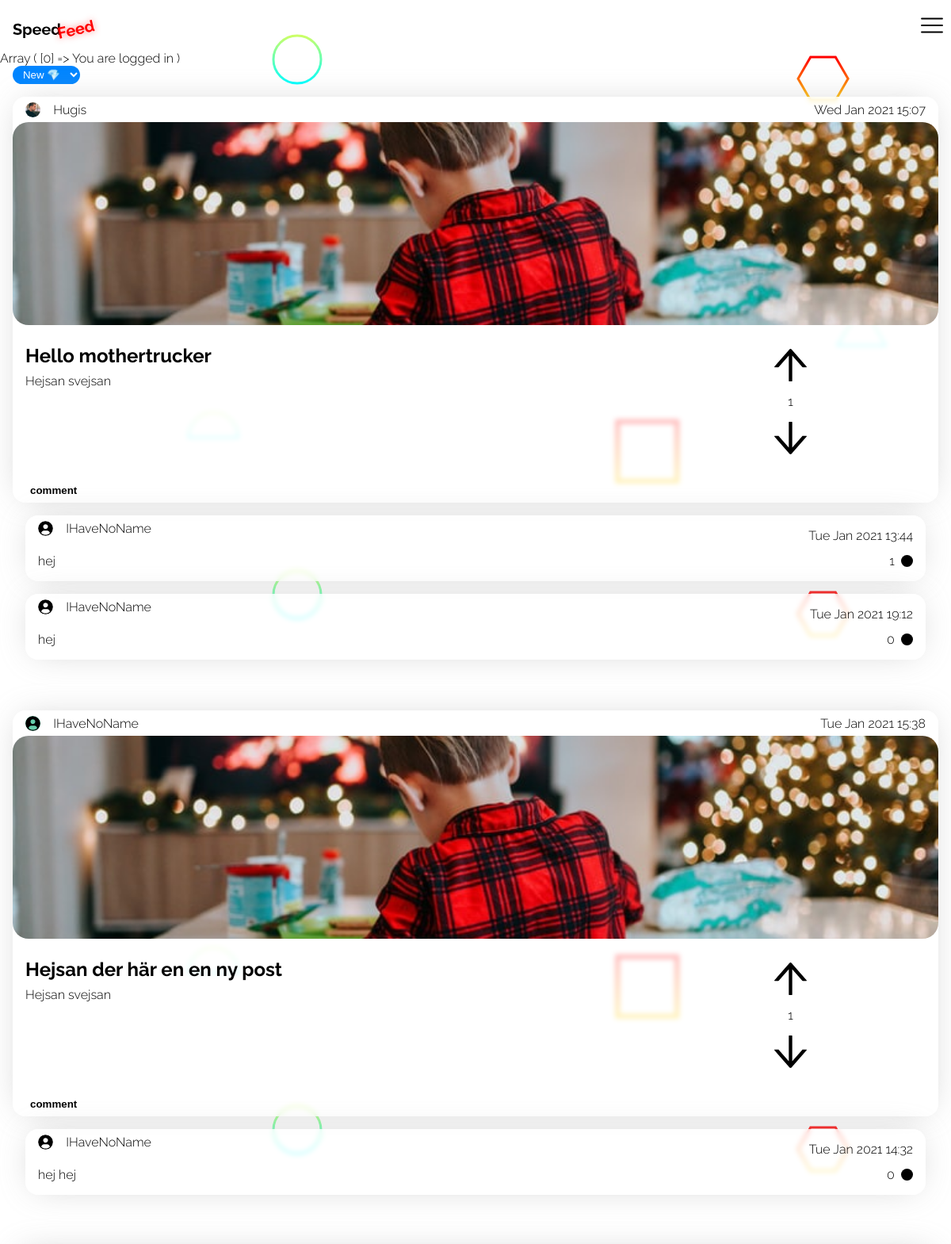
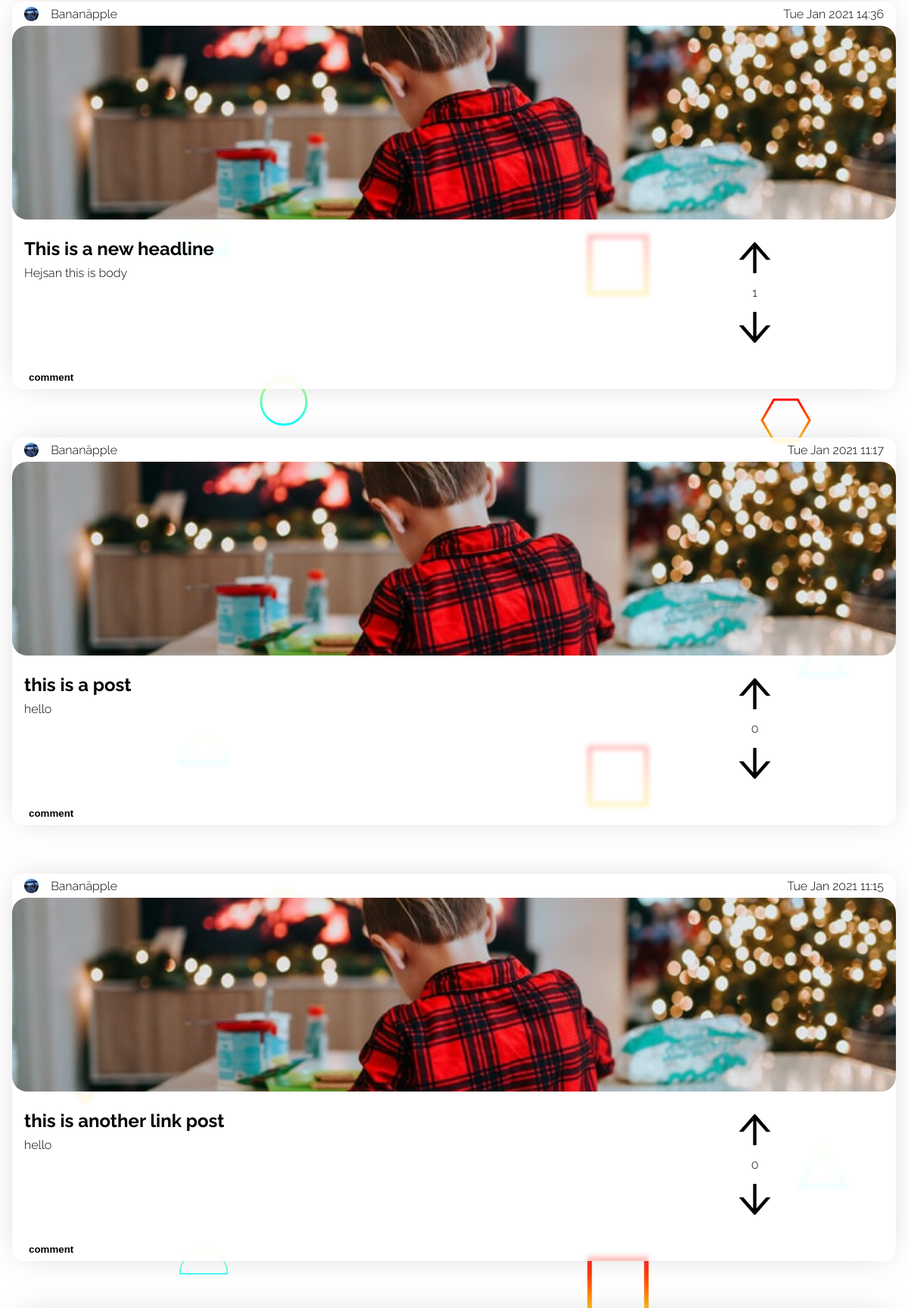
/views/index.php (signed in, upper part), run on the app's committed database (2 pictures, top to bottom).
### tables this page shows
CREATE TABLE "Users" ("id" integer,"name" varchar,"email" varchar,"avatar_path" varchar,"password_hash" varchar,"bio" text, "sort_by" varchar, PRIMARY KEY (id));

CREATE TABLE "Posts" ("id" integer,"user_id" int,"header" varchar,"body" text,"date" int, "color" varchar, "upDown" int, "link" varchar, PRIMARY KEY (id));

CREATE TABLE "Comments" ("id" integer,"user_id" int,"post_id" int,"body" text, "date" int, PRIMARY KEY (id));

### functions.php (called while the page is built, shortened)
<?php
function logMessage()
{
    $errorArray = [];
    if (count($_SESSION['message']) > 0) {
        foreach (($_SESSION['message']) as $message) {
            if ($message['type'] !== 3) {
                $errorArray[] = $message['message'];
            } else {
                $errorArray = [];
            }
        }
        if (count($errorArray) > 0) {
            print_r($errorArray);
        }
    }
}
function existUpvote($db, $commentid, $userid)
{
    $query = 'SELECT * FROM comment_likes WHERE comment_id = :comment_id AND user_id = :user_id';
    $statement = $db->prepare($query);
    $statement->bindParam(':comment_id', $commentid, PDO::PARAM_INT);
    $statement->bindParam(':user_id', $userid, PDO::PARAM_INT);
    $statement->execute();
    $upvote = $statement->fetch(PDO::FETCH_ASSOC);
    if ($upvote) {
        return true;
    } else {
        return false;
    }
}
function getUpvotes($db, $id): int
{
    $query = 'SELECT COUNT(*) FROM comment_likes WHERE comment_id = :comment_id';
    $statement = $db->prepare($query);
    $statement->bindParam(':comment_id', $id, PDO::PARAM_INT);
    $statement->execute();
    $upvotes = $statement->fetch(PDO::FETCH_ASSOC);
    return (int) $upvotes["COUNT(*)"];
}

### views/index.php (the view, shortened to what this page needs)
<?php
require('header.php');
require('../functions.php');
$db = new PDO('sqlite:../hacker_news_database.sqlite3');
if (isset($_SESSION['user'])) {
    $userId = $_SESSION['user']['id'];
    $stmt = $db->prepare("SELECT sort_by FROM Users where id = :userId");
    $stmt->bindParam(':userId', $userId);
    $stmt->execute();
    $data = $stmt->fetch(PDO::FETCH_ASSOC);
    $sort_by = $data['sort_by'];
} else {
    if (isset($_SESSION['sort'])) {
        $sort_by = $_SESSION['sort'];
    } else {
        $sort_by = 'new';
    }
}
if ($sort_by === 'new') {
    $result = $db->query("SELECT * FROM Posts ORDER BY \"date\" DESC LIMIT 30");
} else if ($sort_by === 'mostupvoted') {
    $result = $db->query("SELECT id, user_id, header, body, date, link, ifnull((select sum(up_down) from likes where posts.id=likes.post_id), 0) AS antallikes FROM Posts ORDER BY antallikes DESC LIMIT 30");
}
$posts = $result->fetchAll(PDO::FETCH_ASSOC);
?>
<body>
    <?php require('./nav.php') ?>
    <select class="sort-by" name="sort" id="">
        <option <?php if ($sort_by === 'new') {
                    echo 'selected';
                } ?>value="new">New 💎</option>
    </select>
    <?php foreach ($posts as $post) : ?>
        <?php
        $postId = $post['id'];
        $upvoteImage = '/images/upvote.svg';
        $downvoteImage = '/images/downvote.svg';
        if (isset($_SESSION['user'])) {
            $hasLikedResult = $db->query("SELECT * FROM Likes WHERE post_id = $postId AND user_id = $userId AND up_down = 1");
            $hasLikedData = $hasLikedResult->fetch(PDO::FETCH_ASSOC);
            if (isset($hasLikedData['id'])) {
                $hasLiked = true;
                $upvoteImage = '/images/upvoteActive.svg';
            } else {
                $hasLiked = false;
                $upvoteImage = '/images/upvote.svg';
            }
            $hasDislikedResult = $db->query("SELECT id FROM Likes WHERE post_id = $postId AND user_id = $userId AND up_down = -1");
            $hasDislikedData = $hasDislikedResult->fetch(PDO::FETCH_ASSOC);
            if (isset($hasDislikedData['id'])) {
                $hasDisliked = true;
                $downvoteImage = '/images/downvoteActive.svg';
            } else {
                $hasDisliked = false;
                $downvoteImage = '/images/downvote.svg';
            }
        }
        $commentResult = $db->query("SELECT * FROM Comments WHERE post_id = $postId");
        $comments = $commentResult->fetchAll(PDO::FETCH_ASSOC);
        $likesResult = $db->query("SELECT COUNT(user_id) AS 'likes' FROM Likes WHERE post_id = $postId AND up_down = 1");
        $likes = $likesResult->fetch(PDO::FETCH_ASSOC)['likes'];
        $dislikeResult = $db->query("SELECT COUNT(user_id) AS 'dislikes' FROM Likes WHERE post_id = $postId AND up_down = -1");
        $dislikes = $dislikeResult->fetch(PDO::FETCH_ASSOC)['dislikes'];
        $LikesSum = $likes - $dislikes;
        $postUserId = $post['user_id'];
        $result = $db->query("SELECT * FROM Users WHERE id = $postUserId");
        $user = $result->fetch(PDO::FETCH_ASSOC);
        isset($user['avatar_path']) ? $avatarPath = $user['avatar_path'] : $avatarPath = '/Account/uploads/default.svg';
        if (isset($user['name'])) {
            $userName = $user['name'];
        } else {
            $userName = 'IHaveNoName';
        }
        ?>
        <div data-postId="<?= $postId ?>" class="post id<?= $postId ?> post-group<?= $postId ?>">
            <div class="date-section">
                <div class="left">
                    <img src=<?= $avatarPath ?> alt="">
                    <p class="name"><?= $userName ?></p>
                </div>
                <div class="right">
                    <p class="date"><?= date('D M Y H:i', $post['date']) ?></p>
                </div>
            </div>
            <a href="<?= $post['link'] ?>">
                <div class="image-section">
                    <img src="/images/photo-1609050470947-f35aa6071497.jpeg" alt="">
                </div>
            </a>
            <div class="text-section">
                <div class="text-section-text">
                    <h2><?= $post['header'] ?></h2>
                    <p><?= $post['body'] ?></p>
                </div>
                <div class="text-section-vote" data-post="<?= $post['id'] ?>">
                    <div class="upvote-section img-container">
                        <img class="upvote <?= $hasLiked ? 'upvote-active' : 'upvoteInactive' ?>" src="<?= $upvoteImage ?>" alt="">
                    </div>
                    <p><?= $LikesSum ?></p>
                    <div class="downvote-section img-container">
                        <img class="downvote <?= $hasDisliked ? 'downvote-active' : 'downvoteInactive' ?>" src="<?= $downvoteImage ?>" alt="">
                    </div>
                </div>
            </div>
            <div class="bottom-section">
                <div class="left">
                    <button class="post-coment-button">comment</button>
                </div>
            </div>
        </div>
        <?php foreach ($comments as $comment) : ?>
            <?php
            $commenter_id = $comment['user_id'];
            $result = $db->query("SELECT name FROM Users WHERE id = $commenter_id");
            $data = $result->fetch(PDO::FETCH_ASSOC);
            $commenter_name = $data['name'];
            $commentId = $comment['id'];
            $commenterId = $comment['user_id'];
            $result = $db->query("SELECT * FROM Users WHERE id = $commenterId");
            $commenter = $result->fetch(PDO::FETCH_ASSOC);
            $commentImageURL = $commenter['avatar_path'];
            isset($commenter['avatar_path']) ? $commentImageURL = $commenter['avatar_path'] : $commentImageURL = '/Account/uploads/default.svg';
            if (isset($commenter['name'])) {
                $commenter_name = $commenter['name'];
            } else {
                $commenter_name = 'IHaveNoName';
            }
            ?>
            <div data-postId="<?= $postId ?>" data-id="<?= $commentId ?>" class="comment post<?= $postId ?> post-group<?= $postId ?> comment-id<?= $commentId ?>">
                <div class="upper">
                    <div class="left">
                        <img src=<?= $commentImageURL ?> alt="">
                        <p class="name"><?= $commenter_name ?></p>
                    </div>
                    <div class="right">
                        <p class="date"><?= date('D M Y H:i', $comment['date']) ?></p>
                    </div>
                </div>
                <div class="lower">
                    <div class="left">
                        <p class="comment-paragraph"><?= $comment['body'] ?></p>
                    </div>
                    <div class="right">
                        <span class="vote-number" data-id="<?= $commentId; ?>"><?= getUpvotes($db, $commentId) ?></span>
                        <?php if (isset($_SESSION['user'])) : ?>
                            <form class="like-comment-form" action="/Account/like-comment.php" method="post">
                                <?php if (!existUpvote($db, $commentId, $_SESSION['user']['id'])) : ?>
                                    <button style="background-color: black;" value="submit" type="submit" class="like-comment-button" data-id="<?= $commentId; ?>"></button>
                                <?php else : ?>
                                    <button style="background-color: rgb(37, 104, 246);" value="submit" type="submit" class="like-comment-button" data-id="<?= $commentId; ?>"></button>
                                <?php endif; ?>
                            </form>
                        <?php else : ?>
                            <button style="background-color: black;" value="submit" type="submit" class="like-comment-button" data-id="<?= $commentId; ?>"></button>
                        <?php endif; ?>
                    </div>
                </div>
            </div>
        <?php endforeach ?>
    <?php endforeach ?>
</body>
<?php require('footer.php') ?>

### styles/posts.css (style rules this page uses)
:root { font-size: 16px; font-family: Raleway; --backdrop-blur: 3px; --post-background-color: rgba(255, 255, 255, 0.747); --box-shadow: 0px 0px 43px -12px rgba(184, 184, 184, 0.75); }
.post { background: var(--post-background-color); backdrop-filter: blur(var(--backdrop-blur)); max-width: 100%; display: flex; flex-direction: column; border-radius: 1rem; margin: 0rem 1rem 0rem 1rem; overflow: hidden; margin-bottom: 1rem; margin-top: 1rem; box-shadow: var(--box-shadow); }
.post:not(:first-of-type) { margin-top: 4rem; }
.date-section { height: 2rem; display: flex; justify-content: space-between; }
.date-section .left { display: flex; align-items: center; justify-content: center; margin-left: 1rem; height: 2rem; position: relative; }
.date-section .right { display: flex; flex-direction: row; height: 100%; margin-right: 1rem; position: relative; }
.date-section .left img { background: mediumaquamarine; height: 1.2rem; width: 1.2rem; border-radius: 50%; margin-right: 1rem; }
.date-section .right * { display: flex; align-items: center; justify-content: center; }
.date-section .left .name { display: flex; align-items: center; justify-content: center; }
.date-section .left .name { height: 100%; margin: 0; margin-right: 1rem; }
.date-section .right .date { height: 100%; margin: 0; }
.image-section { height: 16rem; width: 100%; overflow: hidden; }
.image-section img { position: relative; border-radius: 20px; height: 100%; width: 100%; object-fit: cover; }
.text-section { height: 10rem; display: flex; padding: 1rem; }
.text-section .text-section-text { width: 70%; }
.text-section .text-section-text h2 { margin: 0.5rem 0rem; }
.text-section .text-section-text p { margin: 0.5rem 0rem; }
.text-section .text-section-vote { width: 30%; display: flex; flex-direction: column; position: relative; }
.img-container { position: relative; width: 100%; margin: 0; flex-grow: 1; height: 40%; display: flex; justify-content: center; align-items: center; }
.text-section .text-section-vote img.upvote { height: 60%; width: auto; }
.text-section .text-section-vote p { position: relative; width: 100%; margin: 0; flex-grow: 1; display: flex; justify-content: center; align-items: center; }
.text-section .text-section-vote img.downvote { height: 60%; width: auto; }
.upvoteInactive { height: 60%; width: auto; }
.downvoteInactive { height: 60%; width: auto; }
.bottom-section { height: 2rem; display: flex; justify-content: space-between; }
.bottom-section .left { display: flex; justify-content: center; align-items: center; margin-left: 1rem; }
.bottom-section .left button { border: none; background: none; font-weight: bold; outline: none; }
.comment { position: relative; display: flex; flex-direction: column; border-radius: 1rem; margin: 0rem 2rem 1rem 2rem; flex-grow: 1; margin-bottom: 1rem; overflow: hidden; background: var(--post-background-color); backdrop-filter: blur(var(--backdrop-blur)); box-shadow: var(--box-shadow); }
.comment .upper { height: 2rem; display: flex; justify-content: space-between; }
.comment .upper .right { margin-right: 1rem; }
.comment .upper .left { display: flex; justify-content: space-between; align-items: center; margin-left: 1rem; }
.comment .upper .left img { height: 1.2rem; width: 1.2rem; border-radius: 50%; }
.comment .upper .left .name { margin-left: 1rem; }
.comment .lower { display: flex; justify-content: space-between; }
.comment .lower .right { display: flex; justify-content: center; align-items: center; margin-right: 1rem; }
.comment .lower .left { margin-left: 1rem; }
.like-comment-button { height: 15px; width: 15px; border: none; border-radius: 50%; margin-top: 3px; margin-left: 0.2rem; }
.vote-number { padding: 5px; }

### styles/main.css (style rules this page uses)
body { margin: 4rem 0 0 0; padding: 0; width: 100vw; background: url(/images/Scattered-Forcefields.svg); background-attachment: fixed; }

### styles/nav.css (style rules this page uses)
a { color: black; text-decoration: none; }
.sort-by { background: #0085FF; border-radius: 50rem; color: white; text-align: center; margin-left: 1rem; outline: none; border: none; padding: .2rem .4rem; box-shadow: 0px 0px 51px -17px rgba(0,133,255,1); }

### data on the page
users: sort "New 💎"
posts: user.avatar_path (picture), user.name "Hugis", date "Wed Jan 2021 15:07", header "Hello mothertrucker", body "Hejsan svejsan", LikesSum "1"
comments: user.name "IHaveNoName", date "Tue Jan 2021 13:44", body "hej", commentId "1"
comments: commenter_name "IHaveNoName", date "Tue Jan 2021 19:12", body "hej", commentId "0"
posts: shows a picture, user.name "IHaveNoName", date "Tue Jan 2021 15:38", header "Hejsan der här en en ny post", body "Hejsan svejsan", LikesSum "1"
comments: user.name "IHaveNoName", date "Tue Jan 2021 14:32", body "hej hej", commentId "0"
posts: user.avatar_path (picture), user.name "Bananäpple", date "Tue Jan 2021 14:36", header "This is a new headline", body "Hejsan this is body", LikesSum "1"
posts: user.avatar_path (picture), user.name "Bananäpple", date "Tue Jan 2021 11:17", header "this is a post", body "hello", LikesSum "0"
posts: user.avatar_path (picture), user.name "Bananäpple", date "Tue Jan 2021 11:15", header "this is another link post", body "hello", LikesSum "0"
